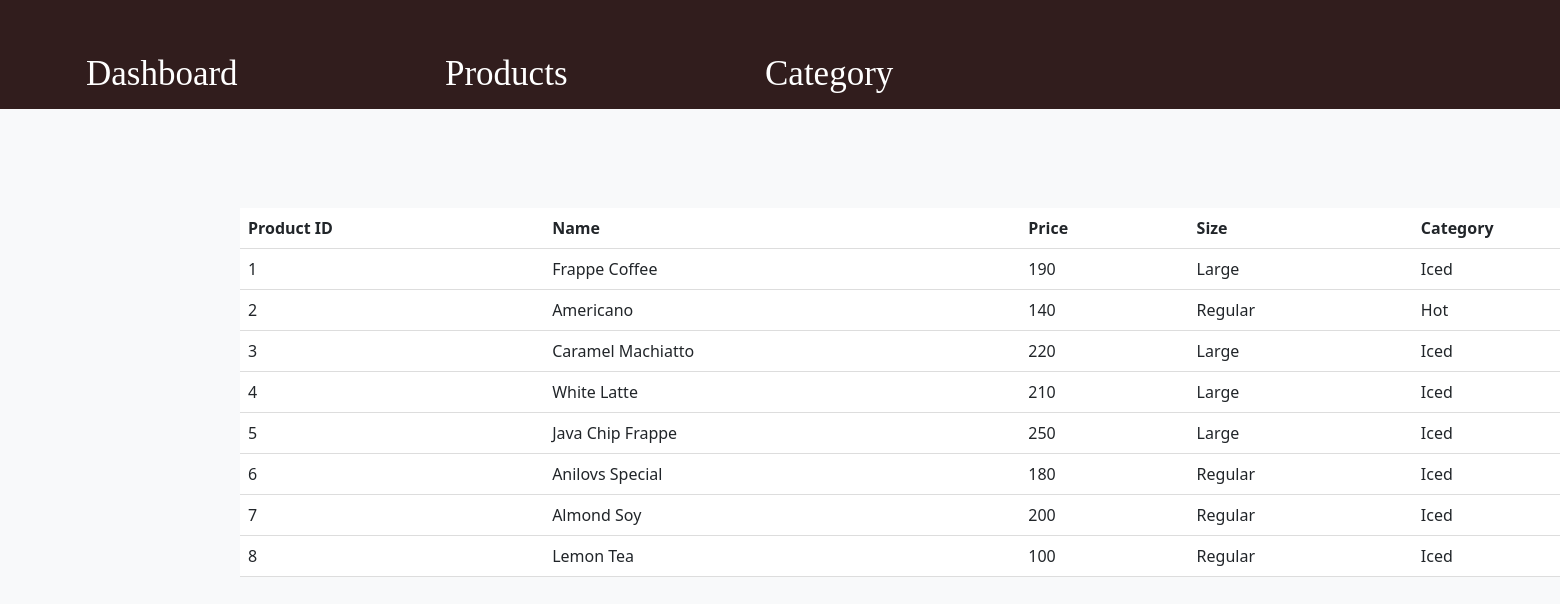
The app's page /user_page/user_product.php with its own data.
### tables this page shows
CREATE TABLE `product` (
  `product_id` int(1) NOT NULL,
  `name` varchar(250) NOT NULL,
  `price` varchar(250) NOT NULL,
  `size` enum('','Regular','Large') NOT NULL,
  `category` enum('','Iced','Hot') NOT NULL
);

### user_page/user_product.php (the view, shortened to what this page needs)
<!DOCTYPE html>
<html lang="en">
<head>
    <link href="https://cdn.jsdelivr.net/npm/bootstrap@5.3.0/dist/css/bootstrap.min.css" rel="stylesheet">
    <link rel="stylesheet" href="/cafe/product.css">
    <link rel="stylesheet" href="/cafe/button.css">
    <link rel="stylesheet" href="user_product.css">
</head>
<body>
<rect>
<nav class="navbar navbar-expand-lg">
  <div class="container-fluid">
    <div class="collapse navbar-collapse" id="navbarNavAltMarkup">
      <div class="navbar-nav">
        <a class="dashboard" aria-current="page" href="user_dashboard.php">Dashboard</a>
        <a class="category" href="user_category.php">Category</a>
        <a class="product" href="user_product.php">Products</a>
      </div>
    </div>
  </div>
</nav>
<br><br><br><br><br><br>
<br><br>
</body>
</html>
<?php
    $connection = mysqli_connect(DB_SERVER,DB_USERNAME,DB_PASSWORD,DB_NAME);
$query = "SELECT * FROM product";
$result = mysqli_query($connection, $query);
if (mysqli_num_rows($result) > 0) {
    echo '<table class="table">';
    echo '<thead><tr><th>Product ID</th><th>Name</th><th>Price</th><th>Size</th><th>Category</th></tr></thead>';
    echo '<tbody>';
    while ($row = mysqli_fetch_assoc($result)) {
        echo '<tr>';
        echo '<td>'.$row["product_id"].'</td>';
        echo '<td>'.$row["name"].'</td>';
        echo '<td>'.$row["price"].'</td>';
        echo '<td>'.$row["size"].'</td>';
        echo '<td>'.$row["category"].'</td>';
        echo '</tr>';
    }
    echo '</tbody>';
    echo '</table>';
} else {
    echo '<div class="error-message">No products found.</div>';
}
?>

### user_page/user_product.css (style rules this page uses)
body { background-color: #f8f9fa; padding: 20px; }
table { width: 100%; border-collapse: collapse; }
th, td { padding: 10px; text-align: left; border-bottom: 1px solid #dddddd; }
th { background-color: #f8f9fa; }

### user_page/user_product.php (style rules this page uses)
rect { position: absolute; width: 1920px; height: 109px; left: 0px; top: 0px; background: #311D1D; }
nav { background: #311D1D; }
.dashboard { position: absolute; width: 185px; height: 45px; left: 86px; top: 51px; font-family: 'Gabriela'; font-style: normal; font-weight: 400; font-size: 35px; line-height: 45px; text-decoration: none; color: #FFFFFF; }
.product { position: absolute; width: 147px; height: 45px; left: 445px; top: 51px; text-decoration: none; font-family: 'Gabriela'; font-style: normal; font-weight: 400; font-size: 35px; line-height: 45px; color: #FFFFFF; }
.category { position: absolute; width: 152px; height: 45px; left: 765px; top: 51px; text-decoration: none; font-family: 'Gabriela'; font-style: normal; font-weight: 400; font-size: 35px; line-height: 45px; color: #FFFFFF; }
.table { width: 75%; border-collapse: collapse; margin: 0 auto; }
.table th, .table td { padding: 8px; text-align: left; }
.table th { background-color: #fff; }
.table tbody tr { background-color: #fff; }

### records on screen
product: product_id "1", name "Frappe Coffee", price "190", size "Large", category "Iced"
product: product_id "2", name "Americano", price "140", size "Regular", category "Hot"
product: product_id "3", name "Caramel Machiatto", price "220", size "Large", category "Iced"
product: product_id "4", name "White Latte", price "210", size "Large", category "Iced"
product: product_id "5", name "Java Chip Frappe", price "250", size "Large", category "Iced"
product: product_id "6", name "Anilovs Special", price "180", size "Regular", category "Iced"
product: product_id "7", name "Almond Soy", price "200", size "Regular", category "Iced"
product: product_id "8", name "Lemon Tea", price "100", size "Regular", category "Iced"
